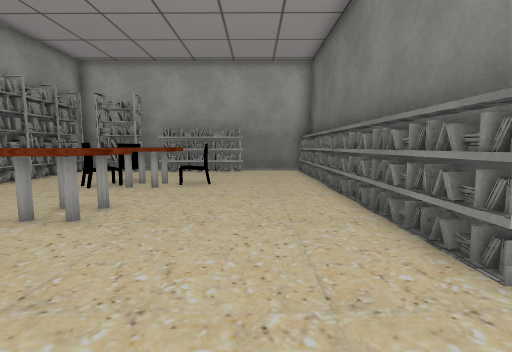
view 1 (above)

13 first-person views from a walk through a scene from a Unity 3-D project. The camera is 1.2 m above the floor, tilts 6° down and sees 85° across. The floor is counted in squares, 1 m on a side. Each view is taken from the middle of a square. On the plan, view 1 faces up. The plan holds only what a view shows up to about 13 squares ahead; the rest is blank. The place goes on beyond the plan. The player character is not drawn. Some surface patterns are stand-ins.

view 2
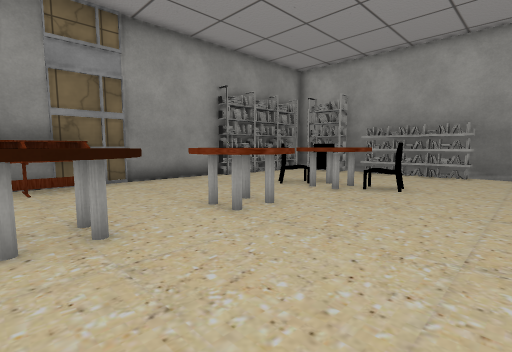

view 3
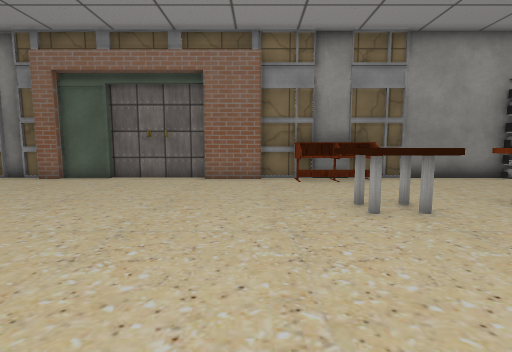

view 4
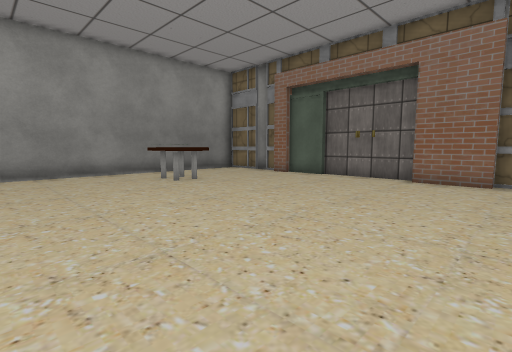

view 5
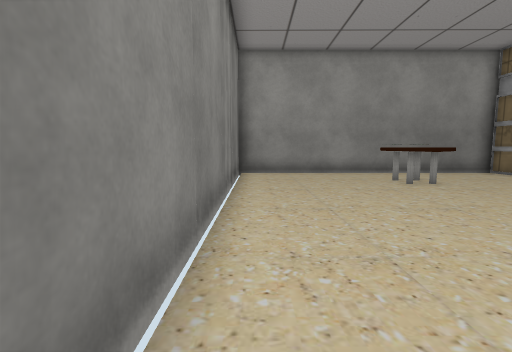

view 6
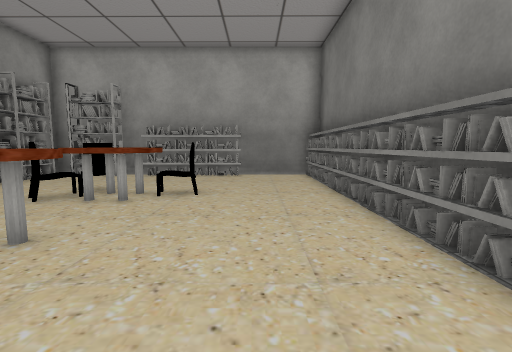

view 7
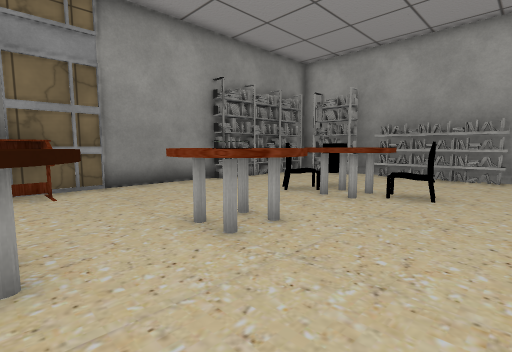

view 8
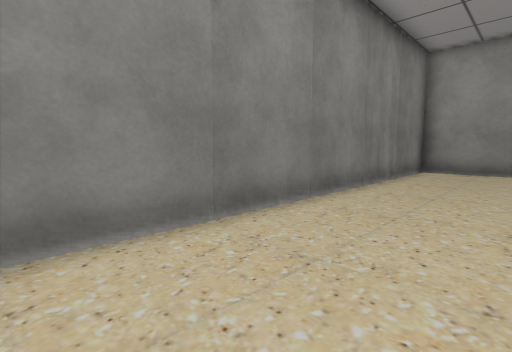

view 9
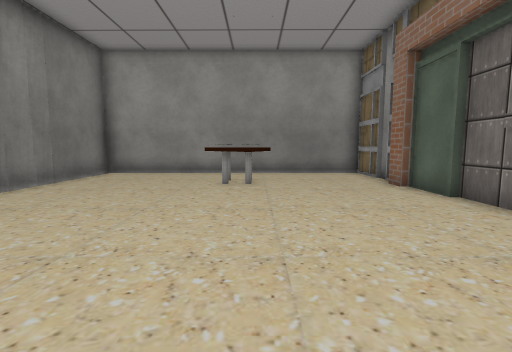

view 10
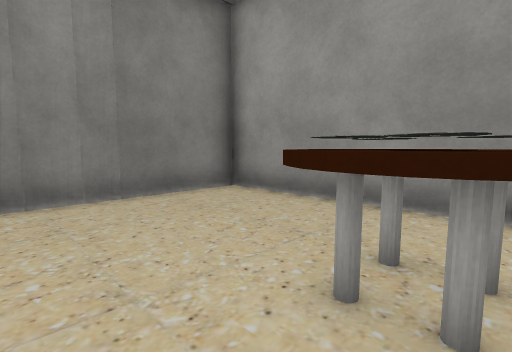

view 11
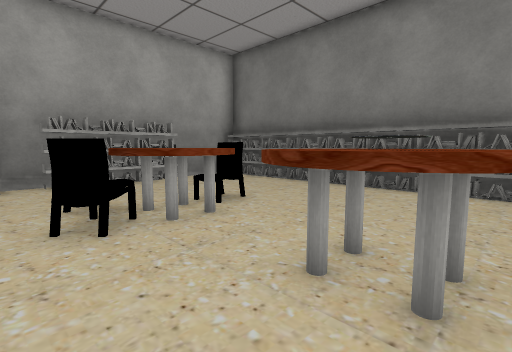

view 12
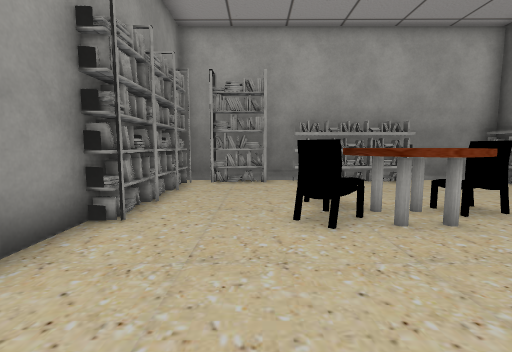

view 13
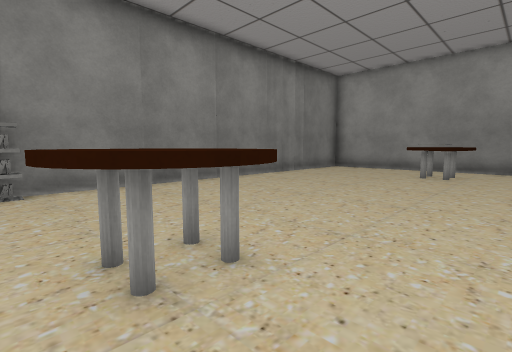

### Floor plan
Points are (right, up) in squares from view 1. A wall is a line through its corners. A room is listed if a view was taken in it or the views show most of it. See-through windows are left out.
Room 1 (views 1, 2, 3, 4, 5, 6, 7, 8, 9, 10, 11, 12, 13)
walls: (2.1, 2.2) (2.2, 14.2); (-8.5, 1.9) (-8.5, 0.6); (2.3, 2.8) (2.4, 3.5); (2.4, 2.8) (1.9, 3.2); (-8.7, -2.9) (-8.7, -8.4) (-8.3, -8.4) (-8.3, -9.1); (2.8, 2.9) (2.8, 14.3) (-0.6, 14.3); (2.2, 4.2) (2.4, 5.8); (2.4, 4) (2.1, 4.7); (2.2, 5.2) (2.4, 5.9); (2.4, 5.3) (2.1, 6); (2.4, 5.3) (2, 5.8); (2.4, 6.6) (2.2, 7.3); (2.2, 6.8) (2.3, 7.3); (2.4, 6.7) (1.9, 7.1); (2.4, 7.9) (2.2, 8.6); (2.4, 8) (2, 8.5); (-8.3, 8.9) (-8.8, 8.9); (-8.3, 9.3) (-8.8, 9.3); (-8.7, -9.2) (-8.7, -12.7) (2.8, -12.7) (2.8, 2.8); (-8.2, 9.6) (-8.4, 8.5) (-8.7, 8.5); (-8.2, 10.5) (-8.4, 9.5); (2.4, 10.6) (2.2, 11.3); (-8.2, 10.9) (-8.4, 9.5); (-8.3, 11.5) (-8.4, 11.2) (-8.7, 11.2); (-8.1, 11.7) (-8.8, 11.7); (2.4, 11.9) (2.1, 12.6); (-8.2, 12.1) (-8.8, 12.1); (-8.3, 12.3) (-8.7, 12.3) (-8.7, -0.8) (-8.3, -0.8) (-8.3, -3); (-5.9, 13.3) (-7.4, 13.5); (-8.3, 12.8) (-8.8, 12.8); (-5.8, 13.6) (-7.5, 13.5); (-5.6, 14) (-5.6, 13.3) (-7.5, 13.3); (-8.4, 13.4) (-8.3, 8.5); (-5.4, 14.3) (-8.7, 14.3) (-8.7, 12.5)
objects: other object (-8, 1) to (-8, 3); other object (-5, 8) to (-4, 10); other object (-5, 14) to (-1, 14); other object (-4, -10); other object (-4, -9); other object (-4, 1) to (-3, 2); other object (-4, 4) to (-3, 4); other object (-4, 5) to (-3, 5); other object (-4, 6) to (-3, 6); other object (-4, 8) to (-3, 9); other object (-3, -10); other object (-3, -9); other object (-2, 9)

Positions as (right, up) in squares from view 1, and headings:
1: (0, 0), facing up
2: (1, 1), facing up-left
3: (2, -1), facing left
4: (2, 0), facing down-left
5: (2, 0), facing down
6: (0, 2), facing up
7: (0, 2), facing up-left
8: (-1, 2), facing down-right
9: (-4, 0), facing down
10: (-4, -7), facing down-right
11: (-6, 4), facing up-right
12: (-6, 4), facing up
13: (-6, 3), facing down-right
